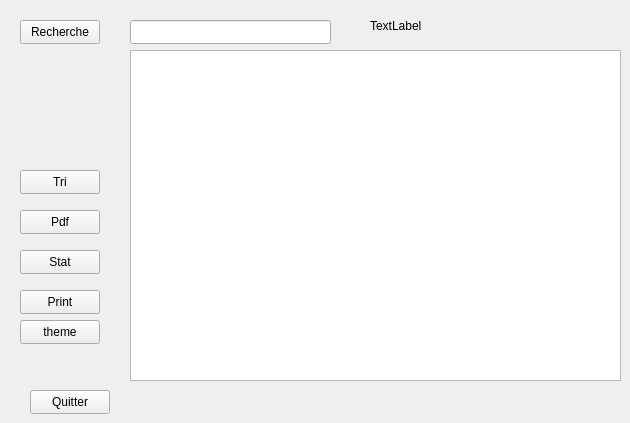
      <widget class="QWidget" name="tab_3">
       <attribute name="title">
        <string>Afficher la liste des  machines</string>
       </attribute>
       <widget class="QTableView" name="tab_aff">
        <property name="geometry">
         <rect>
          <x>130</x>
          <y>50</y>
          <width>491</width>
          <height>331</height>
         </rect>
        </property>
       </widget>
       <widget class="QPushButton" name="pb_tri">
        <property name="geometry">
         <rect>
          <x>20</x>
          <y>170</y>
          <width>80</width>
          <height>24</height>
         </rect>
        </property>
        <property name="text">
         <string>Tri</string>
        </property>
       </widget>
       <widget class="QPushButton" name="pb_pdf">
        <property name="geometry">
         <rect>
          <x>20</x>
          <y>210</y>
          <width>80</width>
          <height>24</height>
         </rect>
        </property>
        <property name="text">
         <string>Pdf</string>
        </property>
       </widget>
       <widget class="QPushButton" name="pb_search">
        <property name="geometry">
         <rect>
          <x>20</x>
          <y>20</y>
          <width>80</width>
          <height>24</height>
         </rect>
        </property>
        <property name="text">
         <string>Recherche</string>
        </property>
       </widget>
       <widget class="QLineEdit" name="le_search">
        <property name="geometry">
         <rect>
          <x>130</x>
          <y>20</y>
          <width>201</width>
          <height>24</height>
         </rect>
        </property>
       </widget>
       <widget class="QPushButton" name="pb_stat">
        <property name="geometry">
         <rect>
          <x>20</x>
          <y>250</y>
          <width>80</width>
          <height>24</height>
         </rect>
        </property>
        <property name="text">
         <string>Stat</string>
        </property>
       </widget>
       <widget class="QPushButton" name="pb_imp">
        <property name="geometry">
         <rect>
          <x>20</x>
          <y>290</y>
          <width>80</width>
          <height>24</height>
         </rect>
        </property>
        <property name="text">
         <string>Print</string>
        </property>
       </widget>
       <widget class="QPushButton" name="toggleThemeButton">
        <property name="geometry">
         <rect>
          <x>20</x>
          <y>320</y>
          <width>80</width>
          <height>24</height>
         </rect>
        </property>
        <property name="text">
         <string>theme</string>
        </property>
       </widget>
       <widget class="QLabel" name="there">
        <property name="geometry">
         <rect>
          <x>370</x>
          <y>0</y>
          <width>191</width>
          <height>51</height>
         </rect>
        </property>
        <property name="text">
         <string>TextLabel</string>
        </property>
       </widget>
       <widget class="QPushButton" name="quittermachine">
        <property name="geometry">
         <rect>
          <x>30</x>
          <y>390</y>
          <width>80</width>
          <height>24</height>
         </rect>
        </property>
        <property name="text">
         <string>Quitter</string>
        </property>
       </widget>
      </widget>
